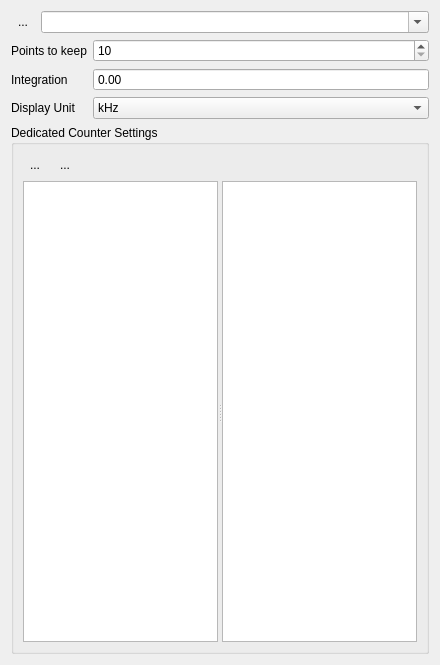
<?xml version="1.0" encoding="UTF-8"?>
<ui version="4.0">
 <class>Form</class>
 <widget class="QWidget" name="Form">
  <property name="geometry">
   <rect>
    <x>0</x>
    <y>0</y>
    <width>440</width>
    <height>665</height>
   </rect>
  </property>
  <property name="windowTitle">
   <string>Form</string>
  </property>
  <layout class="QVBoxLayout" name="verticalLayout_2">
   <item>
    <layout class="QHBoxLayout" name="horizontalLayout">
     <item>
      <widget class="QToolButton" name="removeDedicatedCountersProfileButton">
       <property name="text">
        <string>...</string>
       </property>
       <property name="icon">
        <iconset resource="Experiment.qrc">
         <normaloff>:/openicon/icons/edit-clear-locationbar-ltr.png</normaloff>:/openicon/icons/edit-clear-locationbar-ltr.png</iconset>
       </property>
       <property name="autoRaise">
        <bool>true</bool>
       </property>
      </widget>
     </item>
     <item>
      <widget class="QComboBox" name="profileDedicatedCountersComboBox">
       <property name="sizePolicy">
        <sizepolicy hsizetype="Preferred" vsizetype="Fixed">
         <horstretch>1</horstretch>
         <verstretch>0</verstretch>
        </sizepolicy>
       </property>
       <property name="editable">
        <bool>true</bool>
       </property>
      </widget>
     </item>
    </layout>
   </item>
   <item>
    <layout class="QGridLayout" name="gridLayout_2">
     <item row="2" column="0">
      <widget class="QLabel" name="label_2">
       <property name="text">
        <string>Display Unit</string>
       </property>
      </widget>
     </item>
     <item row="2" column="1">
      <widget class="QComboBox" name="displayUnitCombo">
       <property name="currentIndex">
        <number>1</number>
       </property>
       <item>
        <property name="text">
         <string>Hz</string>
        </property>
       </item>
       <item>
        <property name="text">
         <string>kHz</string>
        </property>
       </item>
       <item>
        <property name="text">
         <string>MHz</string>
        </property>
       </item>
       <item>
        <property name="text">
         <string>Counts</string>
        </property>
       </item>
      </widget>
     </item>
     <item row="1" column="1">
      <widget class="MagnitudeSpinBox" name="integrationTimeBox">
       <property name="sizePolicy">
        <sizepolicy hsizetype="MinimumExpanding" vsizetype="Fixed">
         <horstretch>2</horstretch>
         <verstretch>0</verstretch>
        </sizepolicy>
       </property>
       <property name="buttonSymbols">
        <enum>QAbstractSpinBox::NoButtons</enum>
       </property>
      </widget>
     </item>
     <item row="1" column="0">
      <widget class="QLabel" name="label">
       <property name="text">
        <string>Integration</string>
       </property>
      </widget>
     </item>
     <item row="0" column="0">
      <widget class="QLabel" name="label_3">
       <property name="text">
        <string>Points to keep</string>
       </property>
      </widget>
     </item>
     <item row="0" column="1">
      <widget class="QSpinBox" name="pointsToKeepBox">
       <property name="minimum">
        <number>10</number>
       </property>
       <property name="maximum">
        <number>10000</number>
       </property>
      </widget>
     </item>
    </layout>
   </item>
   <item>
    <widget class="QGroupBox" name="counterGroupBox">
     <property name="title">
      <string>Dedicated Counter Settings</string>
     </property>
     <layout class="QVBoxLayout" name="verticalLayout">
      <item>
       <layout class="QHBoxLayout" name="horizontalLayout_3">
        <item>
         <widget class="QToolButton" name="addDedicatedCounterSettingButton">
          <property name="text">
           <string>...</string>
          </property>
          <property name="icon">
           <iconset resource="Experiment.qrc">
            <normaloff>:/openicon/icons/edit-add.png</normaloff>:/openicon/icons/edit-add.png</iconset>
          </property>
          <property name="autoRaise">
           <bool>true</bool>
          </property>
         </widget>
        </item>
        <item>
         <widget class="QToolButton" name="dropDedicatedCounterSettingButton">
          <property name="text">
           <string>...</string>
          </property>
          <property name="icon">
           <iconset resource="Experiment.qrc">
            <normaloff>:/openicon/icons/edit_remove.png</normaloff>:/openicon/icons/edit_remove.png</iconset>
          </property>
          <property name="autoRaise">
           <bool>true</bool>
          </property>
         </widget>
        </item>
        <item>
         <spacer name="horizontalSpacer_3">
          <property name="orientation">
           <enum>Qt::Horizontal</enum>
          </property>
          <property name="sizeHint" stdset="0">
           <size>
            <width>40</width>
            <height>20</height>
           </size>
          </property>
         </spacer>
        </item>
       </layout>
      </item>
      <item>
       <widget class="QSplitter" name="splitter">
        <property name="orientation">
         <enum>Qt::Horizontal</enum>
        </property>
        <widget class="QTableView" name="DedicatedCounterTableView"/>
        <widget class="QListWidget" name="plotLegend"/>
       </widget>
      </item>
     </layout>
    </widget>
   </item>
  </layout>
 </widget>
 <customwidgets>
  <customwidget>
   <class>MagnitudeSpinBox</class>
   <extends>QDoubleSpinBox</extends>
   <header>uiModules.MagnitudeSpinBox</header>
  </customwidget>
 </customwidgets>
 <tabstops>
  <tabstop>pointsToKeepBox</tabstop>
  <tabstop>integrationTimeBox</tabstop>
  <tabstop>displayUnitCombo</tabstop>
 </tabstops>
 <resources>
  <include location="Experiment.qrc"/>
 </resources>
 <connections/>
</ui>
